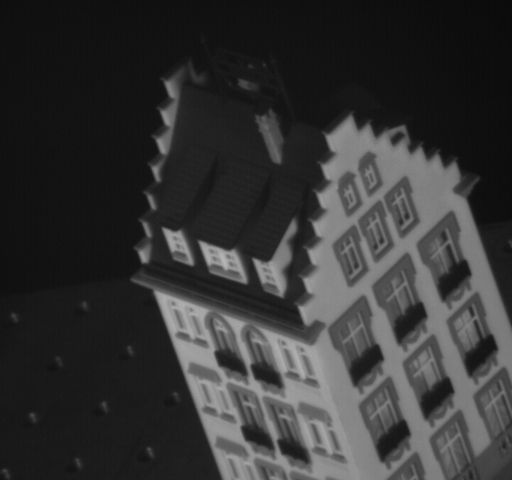
%> input picture assign4/frame00000001.jpg, 512 x 480 px
$ octave --eval "part2;"   (GNU Octave 9; MATLAB toolbox functions it lacks are replaced by stand-ins)
%> lines starting %> are read from the running program, lines starting %| are printed output that depends on the picture
function [ ] = part2( )
%PART3 Summary of this function goes here
%   Detailed explanation goes here

D = load('measurement_matrix.txt');

% Step 1 Normalizing.
mean_of_D = mean(D, 2);
for i = 1: 202
    D(i, :) = ( D(i, :) - mean_of_D(i, :) );
end

% Step 2 Getting M S.
[ U, S, V ] = svd(D);

U = U(:,1:3);
W = S(1:3, 1:3);
V = V(:,1:3)';

M = U * sqrtm(W);
S = (sqrtm(W) * V);
size_of_Matrix_M = size(M)
size_of_Matrix_S = size(S)

% Step 3 Plotting.
% unNormalize
Dp = M * S;
for i = 1: 202
    D(i, :) = ( D(i, :) + mean_of_D(i) );
    Dp(i, :) = ( Dp(i, :) + mean_of_D(i) );
end
% unN end
figure, axis([ -6 2 -3 3 -10 -2]),
hold on,
plot3( S(1,:)', S(2,:)', S(3,:)', 'ob' ),
% plot3( center1(1), center1(2), center1(3), 'or','MarkerFaceColor', 'r', 'MarkerSize',10 ),
% plot3( center2(1), center2(2), center2(3), 'og','MarkerFaceColor', 'g', 'MarkerSize',10 ),
axis equal, grid on,
xlabel('x'),
ylabel('y'),
zlabel('z'), hold off;
%> after `zlabel('z')`:
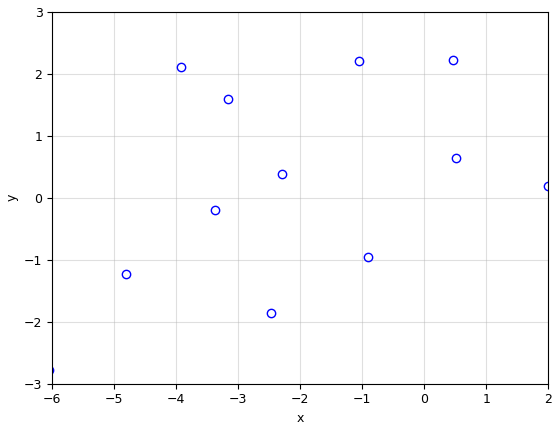
%> figure redrawn from the program's plot data

% Step 4 Display three frames with both the observed feature points and the estimated projected 3D points overlayed.
I = imread('frame00000001.jpg');
%> I is the input picture: size 480x512 uint8; min 11, max 183, mean 53.1
I2 = imread('frame00000072.jpg');
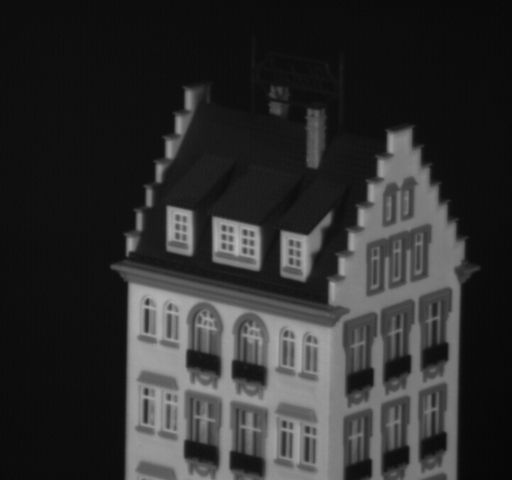
%> input picture assign4/frame00000072.jpg, 512 x 480 px
%> I2 is the input picture: size 480x512 uint8; min 7, max 185, mean 47
I3 = imread('frame00000101.jpg');
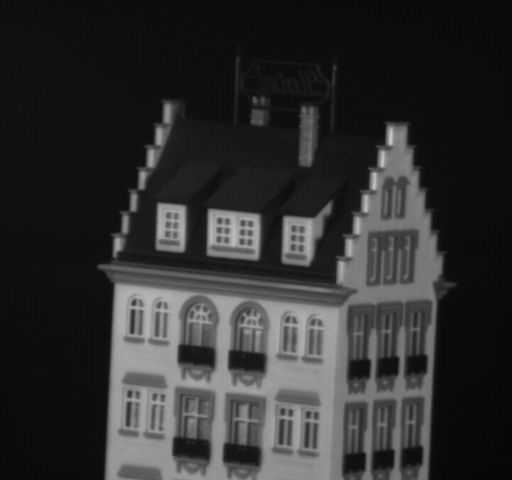
%> input picture assign4/frame00000101.jpg, 512 x 480 px
%> I3 is the input picture: size 480x512 uint8; min 6, max 203, mean 47.8
number_of_frame = 1;
figure, imshow(I), hold on,
plot( D( 2*number_of_frame - 1, : )', D( 2*number_of_frame, : )', 'ob' ),
plot( Dp( 2*number_of_frame - 1, : )', Dp( 2*number_of_frame, : )', 'or' ),
axis equal, grid on,
%> after `grid on`:
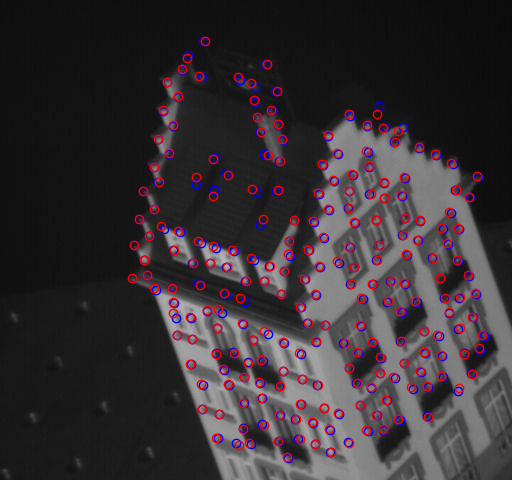
%> figure redrawn from the program's plot data
hold off,
number_of_frame = 72;
figure, imshow(I2), hold on,
plot( D( 2*number_of_frame - 1, : )', D( 2*number_of_frame, : )', 'ob' ),
plot( Dp( 2*number_of_frame - 1, : )', Dp( 2*number_of_frame, : )', 'or' ),
axis equal, grid on,
%> after `grid on`:
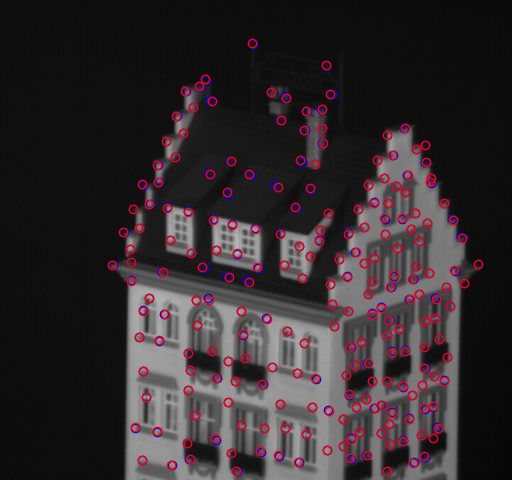
%> figure redrawn from the program's plot data
hold off,
number_of_frame = 101;
figure, imshow(I3), hold on,
plot( D( 2*number_of_frame - 1, : )', D( 2*number_of_frame, : )', 'ob' ),
plot( Dp( 2*number_of_frame - 1, : )', Dp( 2*number_of_frame, : )', 'or' ),
axis equal, grid on,
%> after `grid on`:
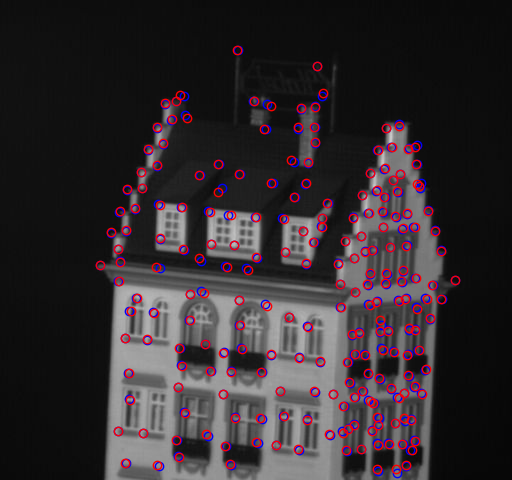
%> figure redrawn from the program's plot data
hold off,


per_frame_residual = zeros(101, 1);
for i = 1 : 101
    per_frame_residual(i,:) = per_frame_residual(i,:) + sum( ( D(2*i - 1,:) - Dp(2*i - 1,:) ) .^ 2 );
    per_frame_residual(i,:) = per_frame_residual(i,:) + sum( ( D(2*i,:) - Dp(2*i,:) ) .^ 2 );
end
%> `part2;`:
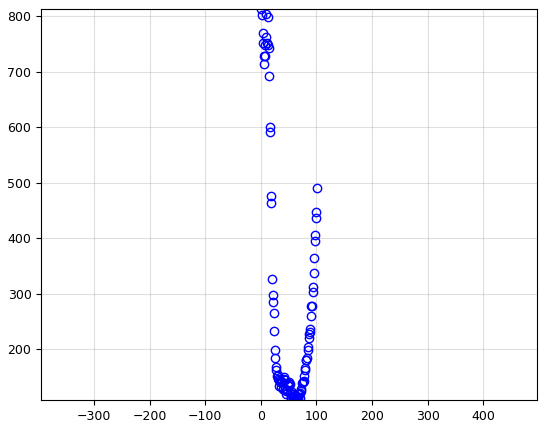
%> figure redrawn from the program's plot data; highest point at x = 1, y = 812.6
per_frame_residual

total_frame_residual = sum(per_frame_residual)

figure, hold on,
plot( per_frame_residual, 'ob' ),
axis equal, grid on,
hold off,


end
